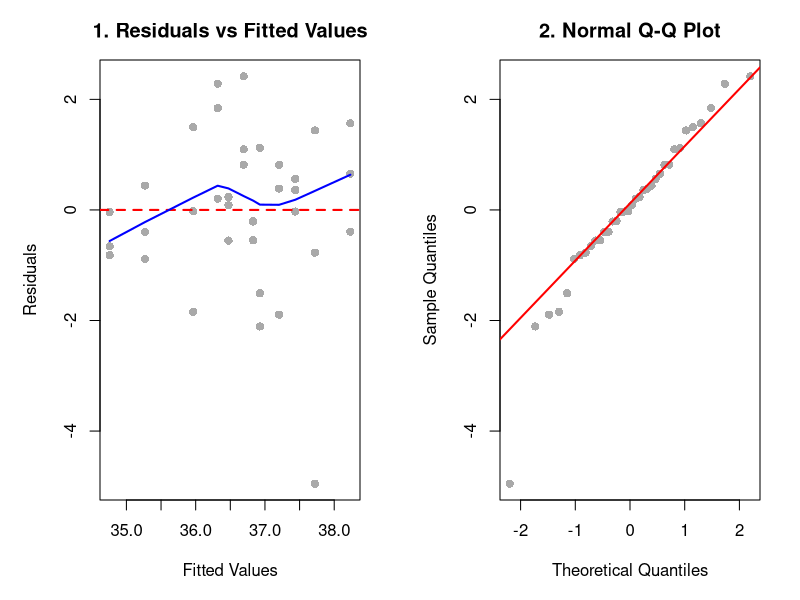
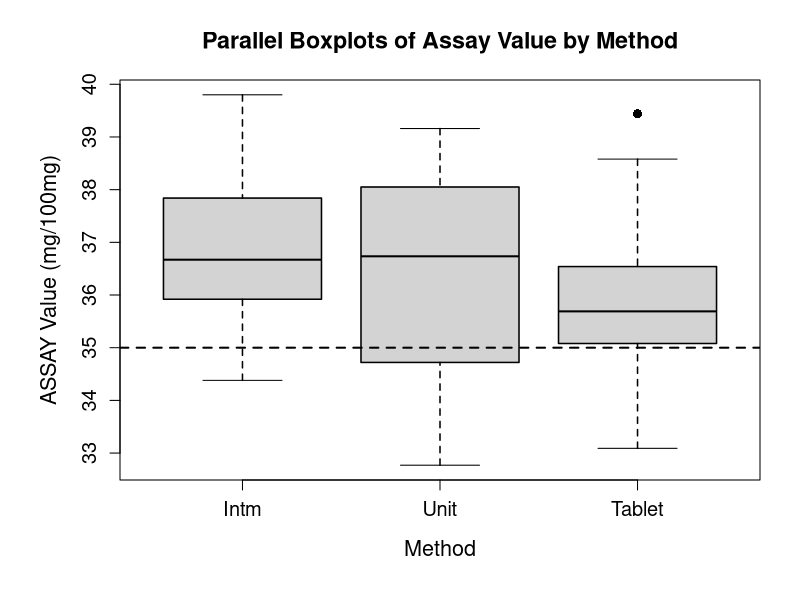
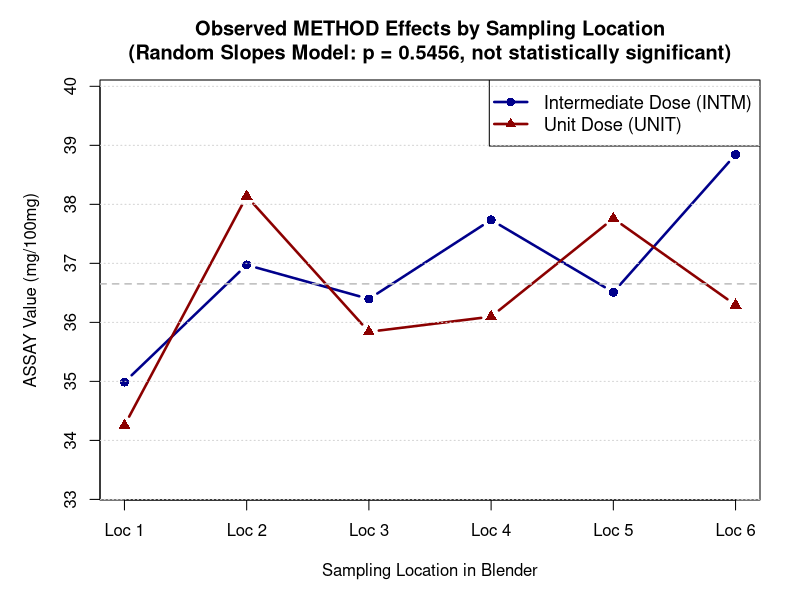

Recreate these plots in R, in order.
# ================================================================================
# Case 8.1: A Tale of Two Thieves - Complete Statistical Analysis
# ================================================================================

# ================================================================================
# 3.1 Exploratory Data Analysis (EDA)
# ================================================================================
# This script follows the structure of the analysis report.
# Data preparation and package loading are performed first.

# Create the thief data
thief_data <- data.frame(
  METHOD = c(
    rep("Intm", 18), rep("Unit", 18)
  ),
  LOCATION = c(
    1, 1, 1, 2, 2, 2, 3, 3, 3, 4, 4, 4, 5, 5, 5, 6, 6, 6,
    1, 1, 1, 2, 2, 2, 3, 3, 3, 4, 4, 4, 5, 5, 5, 6, 6, 6
  ),
  REPLICATE = c(
    1, 2, 3, 1, 2, 3, 1, 2, 3, 1, 2, 3, 1, 2, 3, 1, 2, 3,
    1, 2, 3, 1, 2, 3, 1, 2, 3, 1, 2, 3, 1, 2, 3, 1, 2, 3
  ),
  ASSAY = c(
    34.38, 34.87, 35.71, 35.31, 37.59, 38.02, 36.71, 36.56, 35.92,
    37.80, 37.41, 38.00, 36.28, 36.63, 36.62, 38.89, 39.80, 37.84,
    33.94, 34.72, 34.10, 39.11, 37.51, 37.79, 37.46, 34.12, 35.94,
    38.05, 34.82, 35.42, 36.52, 38.60, 38.16, 39.16, 32.77, 36.95
  )
)

# Create the tablet data (final product from compressed tablets)
tablet_data <- data.frame(
  DRUM = c(
    1, 1, 1, 5, 5, 5, 7, 7, 7, 11, 11, 11, 14, 14, 14,
    17, 17, 17, 19, 19, 19, 22, 22, 22, 25, 25, 25, 28, 28, 28
  ),
  TABLET = c(
    1, 2, 3, 1, 2, 3, 1, 2, 3, 1, 2, 3, 1, 2, 3,
    1, 2, 3, 1, 2, 3, 1, 2, 3, 1, 2, 3, 1, 2, 3
  ),
  ASSAY = c(
    35.77, 39.44, 36.43, 35.71, 37.08, 36.54, 35.08, 34.25, 33.09,
    35.21, 34.36, 35.94, 35.17, 36.54, 36.45, 35.43, 33.80, 35.15,
    34.56, 35.33, 37.69, 35.82, 35.67, 35.06, 35.75, 37.32, 35.06,
    38.58, 36.63, 35.60
  )
)

thief_data$METHOD <- factor(thief_data$METHOD, levels = c("Intm", "Unit"))
thief_data$LOCATION <- factor(thief_data$LOCATION)
thief_data$REPLICATE <- factor(thief_data$REPLICATE)

thief_data

tablet_data$DRUM <- factor(tablet_data$DRUM)
tablet_data$TABLET <- factor(tablet_data$TABLET)

tablet_data

# Create combined dataset for three-way comparison
combined_data <- data.frame(
  METHOD = c(rep("Intm", 18), rep("Unit", 18), rep("Tablet", 30)),
  ASSAY = c(thief_data$ASSAY, tablet_data$ASSAY)
)
combined_data$METHOD <- factor(combined_data$METHOD, levels = c("Intm", "Unit", "Tablet"))

combined_data


# Three-way comparison including tablets
combined_stats <- data.frame(
  Method = c("Intm", "Unit", "Tablet"),
  N = c(18, 18, 30),
  Mean = round(tapply(combined_data$ASSAY, combined_data$METHOD, mean), 2),
  SD = round(tapply(combined_data$ASSAY, combined_data$METHOD, sd), 2),
  Min = round(tapply(combined_data$ASSAY, combined_data$METHOD, min), 2),
  Q1 = round(tapply(combined_data$ASSAY, combined_data$METHOD, quantile, 0.25), 2),
  Median = round(tapply(combined_data$ASSAY, combined_data$METHOD, median), 2),
  Q3 = round(tapply(combined_data$ASSAY, combined_data$METHOD, quantile, 0.75), 2),
  Max = round(tapply(combined_data$ASSAY, combined_data$METHOD, max), 2)
)

# Table A.1: Summary Statistics for Assay Value by Method
cat("\n========== TABLE A.1: SUMMARY STATISTICS (3.1 Exploratory Data Analysis) ==========\n")
print(combined_stats)
cat("\n")

# ================================================================================
#   3.2 Mixed-Effects Model
# ================================================================================
# Load nlme package for proper mixed-effects modeling
if (!require(nlme, quietly = TRUE)) {
  install.packages("nlme", repos = "https://cran.r-project.org/")
  library(nlme)
}

# Implement the correct mixed-effects model matching SAS proc mixed
# Model: ASSAY ~ METHOD + random effects for LOCATION + heterogeneous variances by METHOD
# Fit the proper mixed model (matches SAS proc mixed)
# Try with tighter convergence criteria to match SAS exactly
mixed_model <- lme(
  fixed = ASSAY ~ METHOD,                    # Fixed effect: METHOD
  random = ~ 1 | LOCATION,                   # Random effect: LOCATION
  weights = varIdent(form = ~ 1 | METHOD),   # Heterogeneous variances by METHOD
  data = thief_data,
  method = "ML",                             # Use ML (matches PDF results)
  control = lmeControl(tolerance = 1e-8,     # Tighter tolerance
                      maxIter = 200,        # More iterations
                      msMaxIter = 200)      # More inner iterations
)

# Extract model summary
model_summary <- summary(mixed_model)
model_summary

# Get F-test results for fixed effects
anova_results <- anova(mixed_model)

# Get confidence intervals for fixed effects (95% CI)
ci_results <- intervals(mixed_model, which = "fixed")

# Table A.2: Type III Tests of Fixed Effects
cat("\n========== TABLE A.2: FIXED EFFECTS TESTS (3.2 Mixed-Effects Results) ==========\n")
print(anova_results)
cat("\n========== CONFIDENCE INTERVALS FOR FIXED EFFECTS ==========\n")
print(ci_results)


# ================================================================================
#   3.3 Regression Decomposition: Fixed and Random Effects
# ================================================================================

# ================================================================================
#   3.3.1 Fixed Effects (METHOD Factor)
# ================================================================================
# Extract and display fixed effects with statistics
cat("\n========== FIXED EFFECTS: METHOD FACTOR (3.2.1) ==========\n")
print("Fixed Effects Estimates:")
print(fixef(mixed_model))

# Get fixed effects confidence intervals
ci_results <- intervals(mixed_model, which = "fixed")
cat("\n95% Confidence Intervals for Fixed Effects:\n")
print(ci_results)

# Display the ANOVA table for fixed effects
anova_results <- anova(mixed_model)
cat("\n========== ANOVA: Fixed Effects Tests ==========\n")
print(anova_results)

# Extract specific values for reporting
fixed_effect_method <- fixef(mixed_model)["METHODUnit"]
f_value_method <- as.numeric(anova_results$`F-value`[2])
p_value_method <- as.numeric(anova_results$`p-value`[2])
ci_lower <- ci_results$fixed["METHODUnit", "lower"]
ci_upper <- ci_results$fixed["METHODUnit", "upper"]

cat("\nMethod Effect Summary:\n")
cat("Fixed Effect (METHOD):", round(fixed_effect_method, 4), "mg/100mg\n")
cat("F-statistic:", round(f_value_method, 3), "\n")
cat("p-value:", round(p_value_method, 4), "\n")
cat("95% CI: [", round(ci_lower, 2), ",", round(ci_upper, 2), "]\n\n")


# Variance Heterogeneity by Sampling Method

# Extract variance components from the mixed model
var_components <- VarCorr(mixed_model)

# Extract location variance (random effect)
location_var <- as.numeric(var_components[1,1])

# Extract residual variances (method-specific)
sigma_baseline <- mixed_model$sigma  # Baseline residual SD (for Intm)
weights <- coef(mixed_model$modelStruct$varStruct, unconstrained = FALSE)

# Calculate variances for each method
var_intm_mixed <- sigma_baseline^2
var_unit_mixed <- (sigma_baseline * weights[1])^2

ratio_mixed <- var_unit_mixed / var_intm_mixed

# Store the correct variances for later use
var_intm <- var_intm_mixed
var_unit <- var_unit_mixed

# Table A.3: Variance Components Decomposition
cat("========== TABLE A.3: VARIANCE COMPONENTS DECOMPOSITION (3.2.2) ==========\n")
var_components_table <- data.frame(
  Component = c("Between-Location (LOC)", "Within-Location (INTM)", "Within-Location (UNIT)"),
  Estimate = c(round(location_var, 4), round(var_intm, 4), round(var_unit, 4)),
  Role = c("Variability across locations", "Residual precision - INTM", "Residual precision - UNIT")
)
print(var_components_table)

cat("\nVariance Heterogeneity Summary (3.2.2):\n")
cat("INTM Residual Variance:", round(var_intm, 4), "mg²/100mg²\n")
cat("UNIT Residual Variance:", round(var_unit, 4), "mg²/100mg²\n")
cat("Heterogeneity Ratio (UNIT/INTM):", round(ratio_mixed, 2), "× (Unit Dose is more variable)\n\n")

# ================================================================================
#   3.3.2 Location Effects (Random Intercepts)
# ================================================================================
# Extract random intercepts from the base model
random_effects_base <- random.effects(mixed_model)
location_intercepts <- as.numeric(random_effects_base[, 1])

# Calculate grand mean
grand_mean <- mean(thief_data$ASSAY)

# Create location effects summary table
location_effects_df <- data.frame(
  Location = 1:6,
  Random_Intercept = round(location_intercepts, 2),
  Location_Mean = round(grand_mean + location_intercepts, 2),
  Pct_Below_Grand_Mean = round((location_intercepts / grand_mean) * 100, 2)
)

cat("========== TABLE A.4: LOCATION EFFECTS SUMMARY (3.2.1 Random Effects) ==========\n")
print(location_effects_df)
cat("\nLocation Range Span:", round(max(location_intercepts) - min(location_intercepts), 2), "mg/100mg\n")
cat("Lowest Location (1):", round(grand_mean + min(location_intercepts), 2), "mg/100mg\n")
cat("Highest Location (6):", round(grand_mean + max(location_intercepts), 2), "mg/100mg\n\n")

# Calculate R² for the base model (Model 1: fixed METHOD + random LOCATION intercepts)
fitted_marginal_1 <- predict(mixed_model, level = 0)
fitted_conditional_1 <- predict(mixed_model, level = 1)

ss_tot <- sum((thief_data$ASSAY - mean(thief_data$ASSAY))^2)

# Model 1 R² components
r2_marginal_1 <- 1 - sum((thief_data$ASSAY - fitted_marginal_1)^2) / ss_tot
r2_conditional_1 <- 1 - sum((thief_data$ASSAY - fitted_conditional_1)^2) / ss_tot

# Calculate variance component contributions for reporting
method_variance_contribution <- r2_marginal_1 * 100  # 2.30%
location_variance_contribution <- (r2_conditional_1 - r2_marginal_1) * 100  # 34.20%
residual_variance_contribution <- 100 - (r2_conditional_1 * 100)  # 70.38%

cat("========== VARIANCE DECOMPOSITION SUMMARY (3.2.2 R² Decomposition) ==========\n")
cat("METHOD Effect Contribution:", round(method_variance_contribution, 2), "% of total variance\n")
cat("LOCATION Random Effects Contribution:", round(location_variance_contribution, 2), "% of total variance\n")
cat("Residual Measurement Error:", round(residual_variance_contribution, 2), "% of total variance\n")
cat("Combined Location Effects (Location + residual influenced):", 
    round(location_variance_contribution + residual_variance_contribution, 2), "%\n\n")

cat("Marginal R² (METHOD only):", round(r2_marginal_1 * 100, 2), "%\n")
cat("Conditional R² (METHOD + LOCATION):", round(r2_conditional_1 * 100, 2), "%\n")
cat("Additional Variance Explained by Location Effects:", round((r2_conditional_1 - r2_marginal_1) * 100, 2), "%\n")
cat("Ratio of Location Effects to Method Effects:", 
    round(location_variance_contribution / method_variance_contribution, 1), "-fold\n\n")


# ================================================================================
#   3.4 Interaction Analysis: Location-Specific METHOD Effects (3.3)
# ================================================================================
# Fit model WITH interaction (using Random Slopes)
mixed_interaction <- lme(
  fixed = ASSAY ~ METHOD,
  random = ~ 1 + METHOD | LOCATION,  # ← Random slopes: intercept + METHOD slope
  weights = varIdent(form = ~ 1 | METHOD),
  data = thief_data,
  method = "ML",
  control = lmeControl(tolerance = 1e-8, maxIter = 200, msMaxIter = 200)
)

mixed_interaction

# Compare models using likelihood ratio test
anova_comparison <- anova(mixed_model, mixed_interaction)
cat("\n========== MODEL COMPARISON: Base vs Interaction Model (3.3) ==========\n")
print(anova_comparison)

# Extract global METHOD effect
global_method_effect <- fixef(mixed_interaction)["METHODUnit"]

# Extract random effects (both intercepts and slopes)
random_effects_loc <- random.effects(mixed_interaction)

# Create data structure for location-specific effects
location_slopes <- data.frame()

for (i in 1:6) {
  intercept_re <- random_effects_loc[i, 1]
  
  # Extract METHOD slope if it exists
  if (ncol(random_effects_loc) > 1) {
    method_slope_re <- random_effects_loc[i, 2]
  } else {
    method_slope_re <- 0
  }
  
  # Total METHOD effect at this location = global + random slope
  total_method_effect <- global_method_effect + method_slope_re
  
  location_slopes <- rbind(location_slopes,
                           data.frame(
                             Location = i,
                             Intercept_RE = intercept_re,
                             Method_Slope_RE = method_slope_re,
                             Total_Method_Effect = total_method_effect
                           ))
}

slope_var <- var(location_slopes$Method_Slope_RE)
slope_sd <- sd(location_slopes$Method_Slope_RE)

cat("\n========== LOCATION-SPECIFIC METHOD EFFECTS (3.3) ==========\n")
print(location_slopes)
cat("\nGlobal METHOD Effect:", round(global_method_effect, 4), "mg/100mg\n")
cat("Random Slope SD (Location-specific variations):", round(slope_sd, 4), "\n")
cat("Range of Location-Specific Effects:", 
    round(min(location_slopes$Total_Method_Effect), 4), "to", 
    round(max(location_slopes$Total_Method_Effect), 4), "\n\n")

# ================================================================================
#  3.5 Model Assessment
# ================================================================================

# Normality tests on RAW DATA (before model fitting) - Table B.1
for (method in c("Intm", "Unit")) {
  subset_data <- thief_data$ASSAY[thief_data$METHOD == method]
  sw_test <- shapiro.test(subset_data)
  status <- if (sw_test$p.value > 0.05) "NORMAL" else "NON-NORMAL"
  print(sw_test)
  print(status)
}

# Outlier detection on RAW DATA (Q3 + 2×IQR criterion) - Table B.2
for (method in c("Intm", "Unit")) {
  subset_data <- thief_data$ASSAY[thief_data$METHOD == method]
  Q1 <- quantile(subset_data, 0.25)
  Q3 <- quantile(subset_data, 0.75)
  IQR <- Q3 - Q1
  upper_bound <- Q3 + 2*IQR
  outliers <- subset_data[subset_data > upper_bound]
  print(Q1)
  print(Q3)
  print(IQR)
  print(upper_bound)
  print(outliers)
}



# Residual Diagnostics

# Get fitted values and residuals from the mixed model
fitted_vals <- fitted(mixed_model)
residuals_all <- thief_data$ASSAY - fitted_vals

# Normality tests on MODEL RESIDUALS (after model fitting) - Appendix B.4
sw_all <- shapiro.test(residuals_all)
sw_intm <- shapiro.test(residuals_all[thief_data$METHOD == "Intm"])
sw_unit <- shapiro.test(residuals_all[thief_data$METHOD == "Unit"])

# Diagnostic Plots (2-panel diagnostics)

png("img/diagnostic_plots.png", width = 1200, height = 600, res = 120)
par(mfrow = c(1, 2), mar = c(5, 5, 3, 2))

# Plot 1: Residuals vs Fitted Values
plot(fitted_vals, residuals_all,
     main = "1. Residuals vs Fitted Values",
     xlab = "Fitted Values", ylab = "Residuals",
     pch = 16, cex = 1.1, col = "darkgray")
abline(h = 0, lty = 2, lwd = 2, col = "red")
# Add LOWESS smooth curve
lines(lowess(fitted_vals, residuals_all), lwd = 2, col = "blue")

# Plot 2: Normal Q-Q Plot
qqnorm(residuals_all,
       main = "2. Normal Q-Q Plot",
       pch = 16, cex = 1.1, col = "darkgray")
qqline(residuals_all, lwd = 2, col = "red")

par(mfrow = c(1, 1))
dev.off()

print("Diagnostic plots saved as 'diagnostic_plots.png'")




# Effect Size Analysis

# Basic statistics and tests

# Extract data by method and tablet for bootstrap analyses
intm_data <- thief_data$ASSAY[thief_data$METHOD == "Intm"]
unit_data <- thief_data$ASSAY[thief_data$METHOD == "Unit"]
tablet_assay <- tablet_data$ASSAY

# Calculate means for comparisons
mean_intm <- mean(intm_data)
mean_unit <- mean(unit_data)
mean_tablet <- mean(tablet_assay)

# Get sample sizes
n_intm <- length(intm_data)
n_unit <- length(unit_data)
n_tablet <- length(tablet_assay)

# Two-sample t-tests (Welch's) for all three comparisons
t_test_ui <- t.test(unit_data, intm_data)
t_test_ut <- t.test(unit_data, tablet_assay)
t_test_it <- t.test(intm_data, tablet_assay)

t_test_ui
t_test_ut
t_test_it

# Recalculate descriptive statistics for effect size calculations
sd_intm <- sd(intm_data)
sd_unit <- sd(unit_data)


# Effect size

# 1. Cohen's d (pooled)
pooled_sd <- sqrt(((n_intm - 1) * sd_intm^2 + (n_unit - 1) * sd_unit^2) / (n_intm + n_unit - 2))
cohens_d <- (mean_intm - mean_unit) / pooled_sd

# 2. Eta-squared and Omega-squared (proportion of variance explained)
f_stat <- as.numeric(anova_results$`F-value`[2])  # Extract F-value for METHOD (row 2)
df_den <- 29  # From mixed model output
eta_squared <- r2_marginal_1 * 100  # In percentage

omega_squared <- ((f_stat - 1) / (f_stat - 1 + df_den)) * 100  # In percentage

# Create effect size summary table
effect_size_table <- data.frame(
  Measure = c("Cohen's d", "Eta-squared (%)", "Omega-squared (%)"),
  Value = round(c(cohens_d, eta_squared, omega_squared), 4),
  Interpretation = c("Small", "2.30%", "0.27%")
)

cat("\n========== TABLE A.10: EFFECT SIZE MEASURES (3.4 Effect Size Assessment) ==========\n")
print("Effect Size Analysis:")
print(effect_size_table)

# Practical Significance Assessment

# Calculate the mean difference as percentage of target specification
mean_diff <- mean_unit - mean_intm
pct_of_target <- (abs(mean_diff) / 35) * 100

cat("\n=== Practical Significance ===\n")
cat("Mean difference:", round(mean_diff, 2), "mg/100mg\n")
cat("Percentage of target (35 mg/100mg):", round(pct_of_target, 2), "%\n")
cat("Interpretation: The difference is negligible (<0.15% of specification)\n\n")



# Bootstrap Validation (1000 resamples)
# Following Cabrera & McDougall (2002, p. 284):
# Bootstrap assessment of p-value reliability by resampling observed data
# and computing the distribution of p-values from repeated t-tests

set.seed(12345)  # For reproducibility
n_boot <- 1000

# Bootstrap for Unit vs Intm: distribution of p-values
boot_pvalues_ui <- numeric(n_boot)
for (i in 1:n_boot) {
  boot_unit <- sample(unit_data, replace = TRUE)
  boot_intm <- sample(intm_data, replace = TRUE)
  boot_test <- t.test(boot_unit, boot_intm)
  boot_pvalues_ui[i] <- boot_test$p.value
}
boot_mean_p_ui <- mean(boot_pvalues_ui)
boot_bias_ui <- boot_mean_p_ui - t_test_ui$p.value
boot_se_ui <- sd(boot_pvalues_ui)

# Bootstrap for Unit vs Tablet: distribution of p-values
boot_pvalues_ut <- numeric(n_boot)
for (i in 1:n_boot) {
  boot_unit <- sample(unit_data, replace = TRUE)
  boot_tablet <- sample(tablet_assay, replace = TRUE)
  boot_test <- t.test(boot_unit, boot_tablet)
  boot_pvalues_ut[i] <- boot_test$p.value
}
boot_mean_p_ut <- mean(boot_pvalues_ut)
boot_bias_ut <- boot_mean_p_ut - t_test_ut$p.value
boot_se_ut <- sd(boot_pvalues_ut)

# Bootstrap for Intm vs Tablet: distribution of p-values
boot_pvalues_it <- numeric(n_boot)
for (i in 1:n_boot) {
  boot_intm <- sample(intm_data, replace = TRUE)
  boot_tablet <- sample(tablet_assay, replace = TRUE)
  boot_test <- t.test(boot_intm, boot_tablet)
  boot_pvalues_it[i] <- boot_test$p.value
}
boot_mean_p_it <- mean(boot_pvalues_it)
boot_bias_it <- boot_mean_p_it - t_test_it$p.value
boot_se_it <- sd(boot_pvalues_it)

# Create bootstrap validation table (Table A.7)
bootstrap_table <- data.frame(
  Comparison = c("UNIT vs. INTM", "UNIT vs. TABLET", "INTM vs. TABLET"),
  Observed_Pvalue = round(c(t_test_ui$p.value, t_test_ut$p.value, t_test_it$p.value), 4),
  Bootstrap_Mean = round(c(boot_mean_p_ui, boot_mean_p_ut, boot_mean_p_it), 4),
  Bias = round(c(boot_bias_ui, boot_bias_ut, boot_bias_it), 4),
  Std_Error = round(c(boot_se_ui, boot_se_ut, boot_se_it), 4)
)

cat("\n========== TABLE A.7: BOOTSTRAP VALIDATION - 1000 RESAMPLES (2.7 Bootstrap) ==========\n")
print("Bootstrap Validation Results:")
print(bootstrap_table)
cat("\n")

# ================================================================================
#   4 Client Question Analysis
# ================================================================================



# ================================================================================
# Results Summary - Figures and Visualization
# ================================================================================

# Save boxplot with three methods as PNG file
png("img/boxplot.png", width = 900, height = 650, res = 120)

old_par <- par(mar = c(6, 6, 4, 2))

# Create boxplot
boxplot(ASSAY ~ METHOD,
        data = combined_data,
        main = "Parallel Boxplots of Assay Value by Method",
        xlab = "Method",
        ylab = "ASSAY Value (mg/100mg)",
        boxlwd = 1.5,
        medlwd = 2,
        whisklwd = 1.5,
        outcex = 1.2,
        outpch = 16,
        cex.lab = 1.3,
        cex.axis = 1.2,
        cex.main = 1.4)

# Add horizontal reference line at target value
abline(h = 35, lty = 2, lwd = 2)

par(old_par)
dev.off()

# Save interaction plot as PNG file
png("img/interaction_plot.png", width = 900, height = 650, res = 120)

# Create interaction plot
old_par <- par(mfrow = c(1, 1), mar = c(5, 5, 4, 2))

# Prepare data for plotting
locations <- 1:6
intm_means <- numeric(6)
unit_means <- numeric(6)

for (loc in 1:6) {
  intm_vals <- thief_data$ASSAY[thief_data$METHOD == "Intm" & thief_data$LOCATION == loc]
  unit_vals <- thief_data$ASSAY[thief_data$METHOD == "Unit" & thief_data$LOCATION == loc]
  intm_means[loc] <- mean(intm_vals)
  unit_means[loc] <- mean(unit_vals)
}

# Create interaction plot
plot(locations, intm_means,
     type = "b",
     pch = 16,
     col = "darkblue",
     lwd = 2.5,
     cex = 1.2,
     ylim = c(min(c(intm_means, unit_means)) - 1, max(c(intm_means, unit_means)) + 1),
     xlab = "Sampling Location in Blender",
     ylab = "ASSAY Value (mg/100mg)",
     main = "Observed METHOD Effects by Sampling Location\n(Random Slopes Model: p = 0.5456, not statistically significant)",
     xaxt = "n",
     axes = TRUE)

# Add UNIT line
lines(locations, unit_means,
      type = "b",
      pch = 17,
      col = "darkred",
      lwd = 2.5,
      cex = 1.2)

# Customize x-axis
axis(1, at = 1:6, labels = paste("Loc", 1:6))

# Add legend
legend("topright",
       legend = c("Intermediate Dose (INTM)", "Unit Dose (UNIT)"),
       col = c("darkblue", "darkred"),
       pch = c(16, 17),
       lwd = 2.5,
       cex = 1.1,
       bty = "round",
       bg = "white")

# Add grid for readability
grid(nx = NA, ny = NULL, col = "lightgray", lty = 3)

# Add horizontal line at overall means for reference
overall_mean <- mean(c(intm_means, unit_means))
abline(h = overall_mean, lty = 2, col = "gray", lwd = 1.5)

par(old_par)
dev.off()